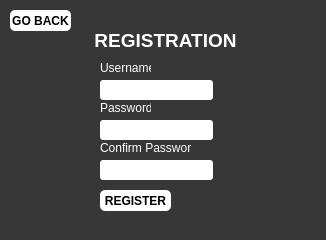
<?xml version="1.0" encoding="UTF-8"?>
<ui version="4.0">
 <class>registerWindow</class>
 <widget class="QDialog" name="registerWindow">
  <property name="geometry">
   <rect>
    <x>0</x>
    <y>0</y>
    <width>326</width>
    <height>240</height>
   </rect>
  </property>
  <property name="minimumSize">
   <size>
    <width>326</width>
    <height>240</height>
   </size>
  </property>
  <property name="maximumSize">
   <size>
    <width>326</width>
    <height>240</height>
   </size>
  </property>
  <property name="windowTitle">
   <string>Sign up</string>
  </property>
  <property name="styleSheet">
   <string notr="true">background-color: rgb(55, 55, 55);</string>
  </property>
  <widget class="QLabel" name="label_8">
   <property name="geometry">
    <rect>
     <x>100</x>
     <y>60</y>
     <width>51</width>
     <height>16</height>
    </rect>
   </property>
   <property name="styleSheet">
    <string notr="true">color: rgb(255, 255, 255);</string>
   </property>
   <property name="text">
    <string>Username:</string>
   </property>
  </widget>
  <widget class="QLabel" name="outputMessage">
   <property name="geometry">
    <rect>
     <x>100</x>
     <y>210</y>
     <width>231</width>
     <height>20</height>
    </rect>
   </property>
   <property name="font">
    <font>
     <family>Arial</family>
     <pointsize>8</pointsize>
     <weight>75</weight>
     <italic>true</italic>
     <bold>true</bold>
    </font>
   </property>
   <property name="autoFillBackground">
    <bool>false</bool>
   </property>
   <property name="styleSheet">
    <string notr="true">color: rgb(255, 0, 0);</string>
   </property>
   <property name="text">
    <string/>
   </property>
  </widget>
  <widget class="QLabel" name="label_5">
   <property name="geometry">
    <rect>
     <x>90</x>
     <y>30</y>
     <width>151</width>
     <height>21</height>
    </rect>
   </property>
   <property name="font">
    <font>
     <pointsize>14</pointsize>
     <weight>75</weight>
     <bold>true</bold>
    </font>
   </property>
   <property name="styleSheet">
    <string notr="true">color: rgb(255, 255, 255);</string>
   </property>
   <property name="text">
    <string>REGISTRATION</string>
   </property>
   <property name="alignment">
    <set>Qt::AlignCenter</set>
   </property>
  </widget>
  <widget class="QPushButton" name="registerBtn">
   <property name="geometry">
    <rect>
     <x>100</x>
     <y>190</y>
     <width>71</width>
     <height>21</height>
    </rect>
   </property>
   <property name="font">
    <font>
     <family>Tahoma</family>
     <weight>75</weight>
     <bold>true</bold>
    </font>
   </property>
   <property name="cursor">
    <cursorShape>PointingHandCursor</cursorShape>
   </property>
   <property name="styleSheet">
    <string notr="true">background-color: rgb(255, 255, 255);
border-radius: 5;</string>
   </property>
   <property name="text">
    <string>REGISTER</string>
   </property>
  </widget>
  <widget class="QLineEdit" name="conPassword">
   <property name="geometry">
    <rect>
     <x>100</x>
     <y>160</y>
     <width>113</width>
     <height>20</height>
    </rect>
   </property>
   <property name="styleSheet">
    <string notr="true">background-color: rgb(255, 255, 255);
color: rgb(0, 0, 0);
border-radius: 3;</string>
   </property>
  </widget>
  <widget class="QLineEdit" name="Username">
   <property name="geometry">
    <rect>
     <x>100</x>
     <y>80</y>
     <width>113</width>
     <height>20</height>
    </rect>
   </property>
   <property name="styleSheet">
    <string notr="true">background-color: rgb(255, 255, 255);
color: rgb(0, 0, 0);
border-radius: 3;</string>
   </property>
  </widget>
  <widget class="QLineEdit" name="Password">
   <property name="geometry">
    <rect>
     <x>100</x>
     <y>120</y>
     <width>113</width>
     <height>20</height>
    </rect>
   </property>
   <property name="styleSheet">
    <string notr="true">color: rgb(0, 0, 0);
background-color: rgb(255, 255, 255);
border-radius: 3;</string>
   </property>
  </widget>
  <widget class="QLabel" name="label_6">
   <property name="geometry">
    <rect>
     <x>100</x>
     <y>140</y>
     <width>91</width>
     <height>16</height>
    </rect>
   </property>
   <property name="styleSheet">
    <string notr="true">color: rgb(255, 255, 255);</string>
   </property>
   <property name="text">
    <string>Confirm Password:</string>
   </property>
  </widget>
  <widget class="QPushButton" name="loginWindowBtn">
   <property name="geometry">
    <rect>
     <x>10</x>
     <y>10</y>
     <width>61</width>
     <height>21</height>
    </rect>
   </property>
   <property name="font">
    <font>
     <family>Tahoma</family>
     <weight>75</weight>
     <bold>true</bold>
    </font>
   </property>
   <property name="cursor">
    <cursorShape>PointingHandCursor</cursorShape>
   </property>
   <property name="styleSheet">
    <string notr="true">background-color: rgb(255, 255, 255);
border-radius: 5;</string>
   </property>
   <property name="text">
    <string>GO BACK</string>
   </property>
  </widget>
  <widget class="QLabel" name="label_7">
   <property name="geometry">
    <rect>
     <x>100</x>
     <y>100</y>
     <width>51</width>
     <height>16</height>
    </rect>
   </property>
   <property name="styleSheet">
    <string notr="true">color: rgb(255, 255, 255);</string>
   </property>
   <property name="text">
    <string>Password:</string>
   </property>
  </widget>
 </widget>
 <resources/>
 <connections/>
</ui>
